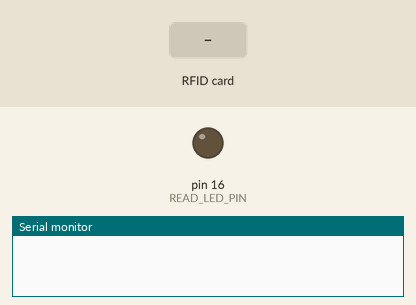
Simulated run of this sketch. Board: Arduino Mega 2560, built with avr-gcc and run on an emulated ATmega2560. On the bench: output pins drawn as LEDs (lit = HIGH), the last lines printed to the serial monitor. Inputs (shaded band) come from the test bench.

Above: at 1.2 s.
1.3 s: RFID card 5E 7A 19 C4 held to the reader
At 1.7 s:
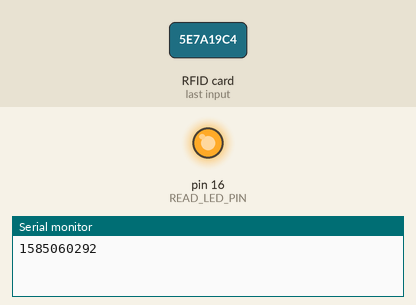
Timing chart, 0 to 4.3 s (numbered marks = the images above; inputs shaded):
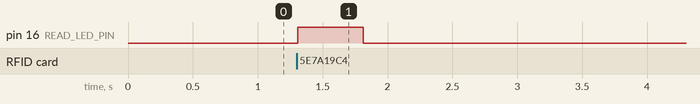

Measured:
- after the input at 1.3 s, pin 16 (READ_LED_PIN): LOW → HIGH at once, → LOW 0.50 s later

The sketch:

ESP8266-RFID.ino
```cpp
/*
 * Connections:
 *     | esp8266 | nodemcu | rdm6300 | notes                               |
 *     |---------+---------+---------|-------------------------------------|
 *     | GPIO-13 | D7      | TX      | TX level is same 3.3V as esp8266    |
 *     | 5V      | Vin (5V) | VCC    | The rdm6300 must be powered with 5V |
 *     | GND     | GND     | GND     |                                     |
 */
#include <rdm6300.h>

#define RDM6300_RX_PIN 13
#define READ_LED_PIN 16

Rdm6300 rdm6300;

void setup()
{
    Serial.begin(115200); //Higher baudrate for faster reading speed

  pinMode(READ_LED_PIN, OUTPUT);
  digitalWrite(READ_LED_PIN, LOW);

  rdm6300.begin(RDM6300_RX_PIN);

  Serial1.println("\nPlace RFID tag near the RDM6300");
}

void loop()
{
  /* if non-zero tag_id, update() returns true- a new tag is near! */
  if (rdm6300.update())
    Serial.println(rdm6300.get_tag_id(), DEC);

  digitalWrite(READ_LED_PIN, rdm6300.is_tag_near());

  delay(10);
}
```
